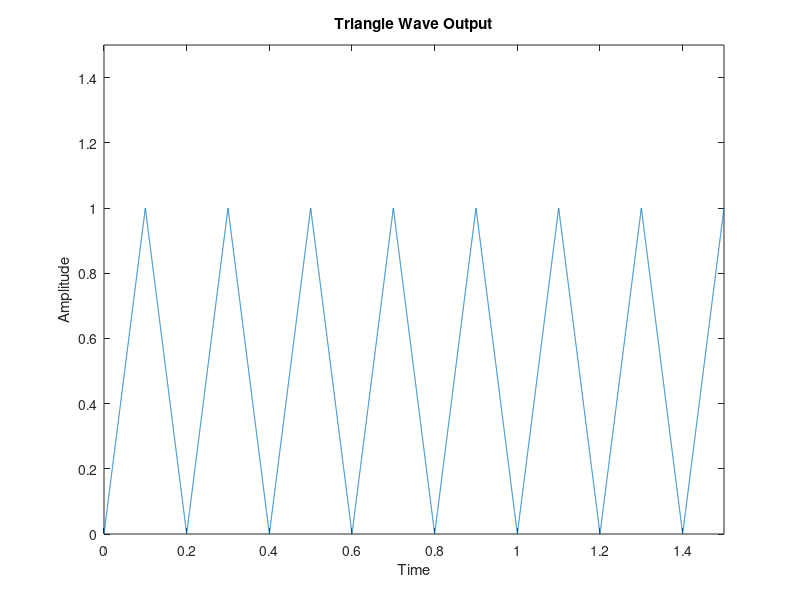

This chart was generated by the following MATLAB code:
t = 0: .0001 : 1.5 ;
x = sawtooth (2 * pi * 5 * t, 0.5);
plot(t, (x+1)/2); 
axis([ 0 1.5 0 1.5 ]);
title('Triangle Wave Output')
xlabel ('Time')
ylabel('Amplitude')